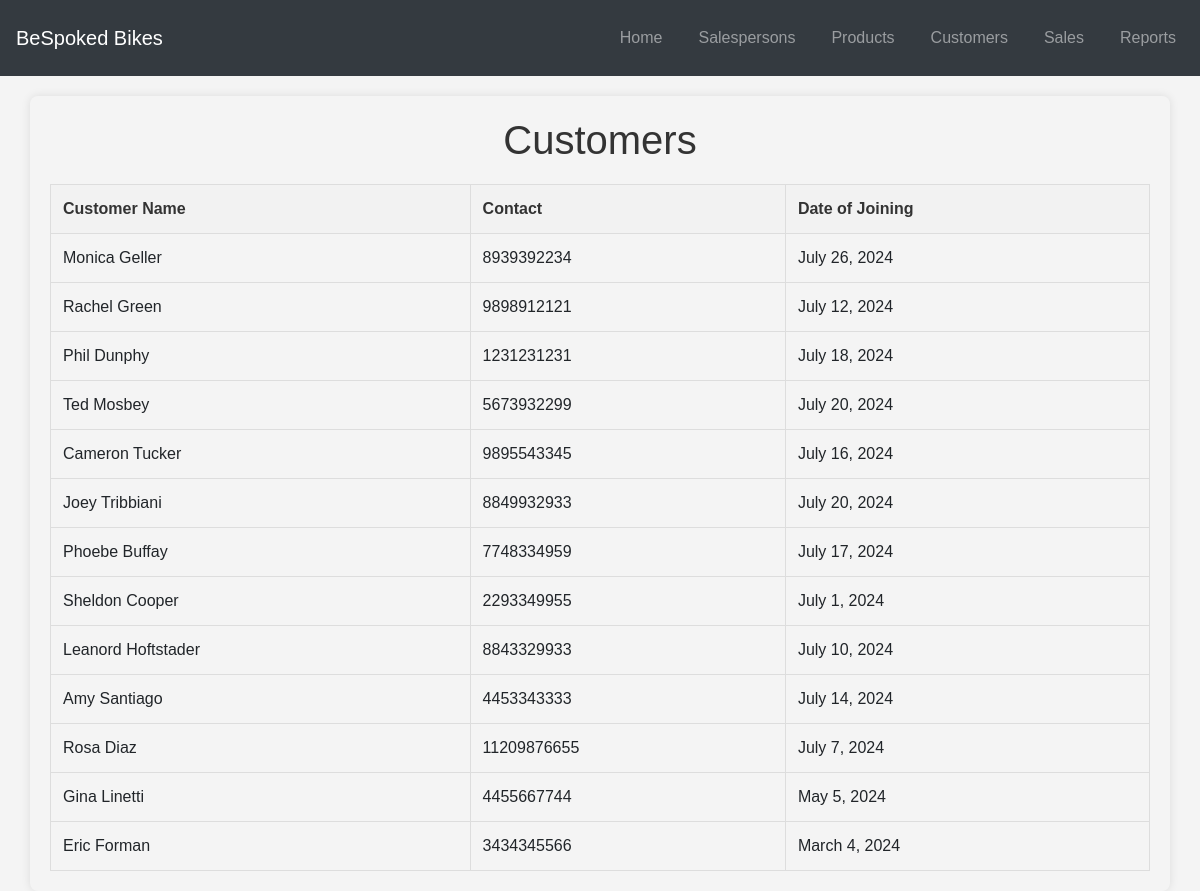
The app's page /customers/ with its own data.
### sales/models.py (models this page shows, shortened)
class Customer(models.Model):
    first_name = models.CharField(max_length=50)
    last_name = models.CharField(max_length=50)
    address = models.CharField(max_length=255)
    phone = models.CharField(max_length=20)
    start_date = models.DateField()

### sales/views.py (the view)
# urls.py: path('customers/', views.customer_list, name='customer_list'),
def customer_list(request):
    customers = Customer.objects.all()
    return render(request, 'sales/customer_list.html', {'customers': customers, 'title':'Customers'})

### sales/templates/sales/customer_list.html (shortened to what this page needs)
{% extends "sales/base.html" %}
{% load static %}
{% block content %}
<link rel="stylesheet" href="{% static 'css/styles.css' %}">
<div class="container">
    <h1>Customers</h1>
    <table>
        <thead>
            <tr>
                <th>Customer Name</th>
                <th>Contact</th>
                <th>Date of Joining</th>
            </tr>
        </thead>
        <tbody>
            {% for customer in customers %}
                <tr>
                    <td>{{ customer.first_name }} {{ customer.last_name }}</td>
                    <td>{{ customer.phone }}</td>
                    <td>{{ customer.start_date }}</td>
                </tr>
            {% empty %}
                <tr>
                    <td colspan="2" style="text-align: center;">No customers available.</td>
                </tr>
            {% endfor %}
        </tbody>
    </table>
</div>
{% endblock %}

### sales/static/css/styles.css (style rules this page uses)
body { font-family: Arial, sans-serif; }
.container { background: #black; padding: 20px; border-radius: 8px; box-shadow: 0 0 10px rgba(0, 0, 0, 0.1); }
h1 { text-align: center; color: #333; margin-bottom: 20px; }
table { width: 100%; border-collapse: collapse; }
th, td { padding: 10px; border: 1px solid #ddd; text-align: left; }

### sales/templates/sales/customer_list.html (style rules this page uses)
body { font-family: Arial, sans-serif; background-color: #f4f4f4; margin: 0; padding: 0; }
h1 { text-align: center; color: #333; margin-bottom: 20px; }
table { width: 100%; border-collapse: collapse; }
th, td { padding: 12px; text-align: left; border-bottom: 1px solid #ddd; }
th { background-color: #f2f2f2; color: #333; }

### records on screen
Customer: first_name "Monica", last_name "Geller", phone "8939392234", start_date "July 26, 2024"
Customer: first_name "Rachel", last_name "Green", phone "9898912121", start_date "July 12, 2024"
Customer: first_name "Phil", last_name "Dunphy", phone "1231231231", start_date "July 18, 2024"
Customer: first_name "Ted", last_name "Mosbey", phone "5673932299", start_date "July 20, 2024"
Customer: first_name "Cameron", last_name "Tucker", phone "9895543345", start_date "July 16, 2024"
Customer: first_name "Joey", last_name "Tribbiani", phone "8849932933", start_date "July 20, 2024"
Customer: first_name "Phoebe", last_name "Buffay", phone "7748334959", start_date "July 17, 2024"
Customer: first_name "Sheldon", last_name "Cooper", phone "2293349955", start_date "July 1, 2024"
Customer: first_name "Leanord", last_name "Hoftstader", phone "8843329933", start_date "July 10, 2024"
Customer: first_name "Amy", last_name "Santiago", phone "4453343333", start_date "July 14, 2024"
Customer: first_name "Rosa", last_name "Diaz", phone "11209876655", start_date "July 7, 2024"
Customer: first_name "Gina", last_name "Linetti", phone "4455667744", start_date "May 5, 2024"
Customer: first_name "Eric", last_name "Forman", phone "3434345566", start_date "March 4, 2024"
